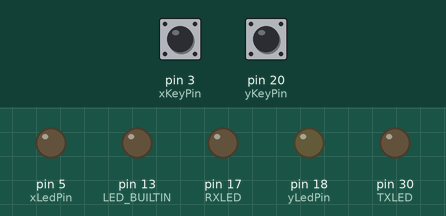
This sketch was run on a simulated Arduino Leonardo, built with avr-gcc and run on an emulated ATmega32U4. On the bench: output pins drawn as LEDs (lit = HIGH). The test bench sets the inputs (shaded band); at power-on: pin 3 (xKeyPin) HIGH, pin 20 (yKeyPin) HIGH. USB keyboard and mouse output is not drawn.

Above: at 1.2 s.
1.3 s: pin 3 (xKeyPin) pulled LOW for 0.15 s
At 2.6 s:
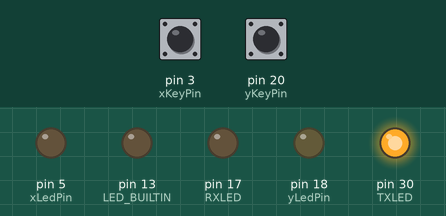
2.9 s: pin 20 (yKeyPin) pulled LOW for 0.15 s
At 4.1 s:
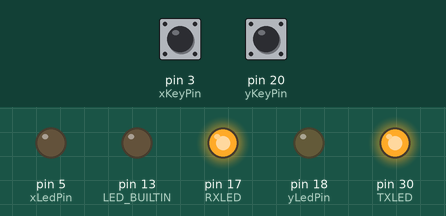
4.5 s: pin 3 (xKeyPin) pulled LOW for 1 s
At 5.3 s:
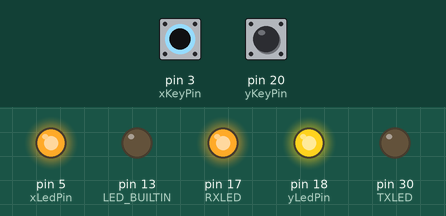
7.0 s: pin 3 (xKeyPin) pulled LOW for 3.2 s
At 11.3 s:
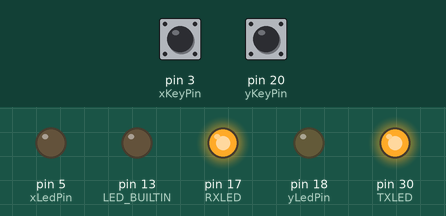
11.7 s: pin 20 (yKeyPin) pulled LOW for 3.2 s
At 12.3 s:
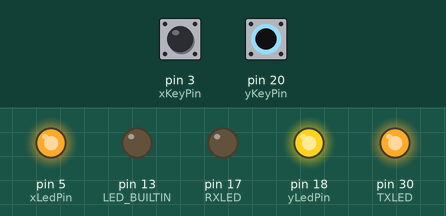
Timing chart, 0 to 16.4 s (numbered marks = the images above; inputs shaded):
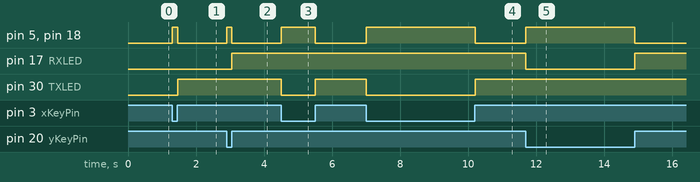

The sketch:

osu_keys_arduino.ino
```cpp
#include <Mouse.h>
#include <Keyboard.h>
int xKeyPin = 3;
int yKeyPin = 20;
int xLedPin = 5;
int yLedPin = 18;
bool xState = false;
bool yState = false;
bool xPressed = false;
bool yPressed = false;
unsigned long endTime = 1000000;
long loopCount = 0;
bool printed = false;

int loopTimeTarget = 1000;

int RXLED = 17;
int TXLED = 30;

// Debounce Vars
unsigned long currentTime = 0;
unsigned long prevTime = 0;
bool rollover = false;
unsigned long xCount = 0;
unsigned long yCount = 0;
long releaseDebounce = 12;


void setup() {
  pinMode(xKeyPin, INPUT_PULLUP);
  pinMode(yKeyPin, INPUT_PULLUP);
  pinMode(xLedPin, OUTPUT);
  pinMode(yLedPin, OUTPUT);
  pinMode(LED_BUILTIN, OUTPUT);
  pinMode(RXLED, OUTPUT); // Set RX LED as an output
  pinMode(TXLED, OUTPUT); // Set TX LED as an output
  //attachInterrupt(digitalPinToInterrupt(interruptPin), blink, CHANGE);

  Serial.begin(9600);
  Keyboard.begin();
  Mouse.begin();
}

void loop() {

  while(1){
    currentTime = micros();
    if(currentTime % 500 < 50){
      checkPins();
    }

    // Microsecond sleep
    //delayMicroseconds(loopTimeTarget - (currentTime - micros() + (rollover * 4294967295UL)));


    //digitalWrite(LED_BUILTIN, HIGH);
    //digitalWrite(RXLED, HIGH); // set the LED off

    /*if (currentTime >= endTime) {
      Serial.println(loopCount);
      endTime += 1000000;
      loopCount = 0;
    }*/
  }

}

void checkPins(){

  loopCount++;
  xState = digitalRead(xKeyPin);
  yState = digitalRead(yKeyPin);

  // Asymmetric Debounce X
  if (!xState){
    pressX();
    xCount = 0;

  } else {

    xCount ++;

    if(xCount >= releaseDebounce){
      releaseX();
    }
  }

  // Asymmetric Debounce Y
  if (!yState){

    pressY();
    yCount = 0;

  } else {

    yCount ++;
    if(yCount >= releaseDebounce){
      releaseY();
    }

  }
}


void pressX(){
  if (!xPressed){
    Keyboard.press('z');
    xPressed = true;
    digitalWrite(TXLED, LOW); // set the LED off
    digitalWrite(xLedPin, HIGH);
    digitalWrite(yLedPin, HIGH);
  }
}

void releaseX(){
  if (xPressed){
    Keyboard.release('z');
    xPressed = false;
    digitalWrite(TXLED, HIGH); // set the LED off
    digitalWrite(xLedPin, LOW);
    digitalWrite(yLedPin, LOW);
  }
}

void pressY(){
  if (!yPressed){
    Keyboard.press('x');
    yPressed = true;
    digitalWrite(RXLED, LOW); // set the LED off
    digitalWrite(xLedPin, HIGH);
    digitalWrite(yLedPin, HIGH);
  }
}

void releaseY(){
  if (yPressed){
    Keyboard.release('x');
    yPressed = false;
    digitalWrite(RXLED, HIGH); // set the LED off
    digitalWrite(xLedPin, LOW);
    digitalWrite(yLedPin, LOW);
  }
}
```

Measured:
- after the input at 1.3 s, pin 5 (xLedPin), pin 18 (yLedPin): LOW → HIGH at once, → LOW 0.16 s later; pin 30 (TXLED): LOW → HIGH after 0.16 s
- after the input at 2.9 s, pin 5 (xLedPin), pin 18 (yLedPin): LOW → HIGH at once, → LOW 0.16 s later; pin 17 (RXLED): LOW → HIGH after 0.16 s
- after the input at 4.5 s, pin 5 (xLedPin), pin 18 (yLedPin): LOW → HIGH at once, → LOW 1.0 s later; pin 30 (TXLED): HIGH → LOW at once, → HIGH 1.0 s later
- after the input at 7.0 s, pin 5 (xLedPin), pin 18 (yLedPin): LOW → HIGH at once, → LOW 3.2 s later; pin 30 (TXLED): HIGH → LOW at once, → HIGH 3.2 s later
- after the input at 11.7 s, pin 5 (xLedPin), pin 18 (yLedPin): LOW → HIGH at once, → LOW 3.2 s later; pin 17 (RXLED): HIGH → LOW at once, → HIGH 3.2 s later
